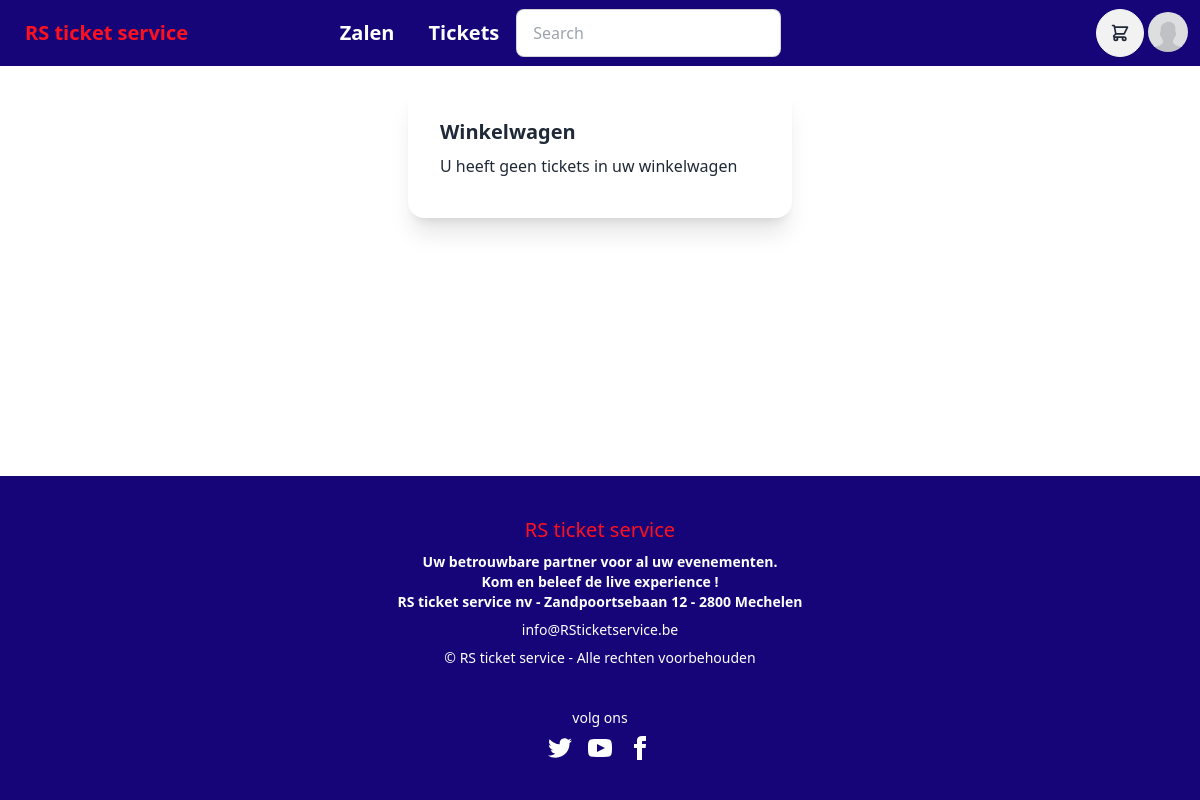
Page /chart.php (signed in) on the earlier database version.
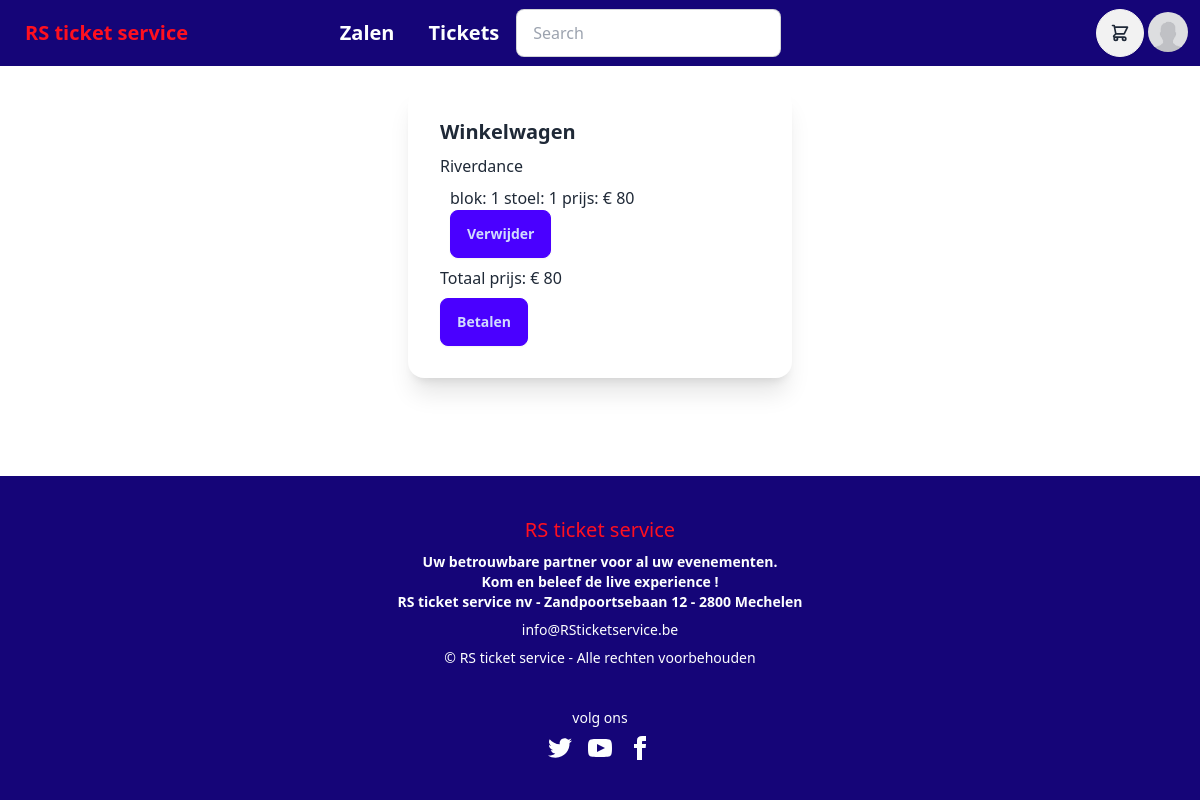
Same page on the later database version.
### tables this page shows
CREATE TABLE `evenementen` (
  `evenementID` int(11) NOT NULL,
  `naam` mediumtext NOT NULL,
  `datum` datetime NOT NULL DEFAULT current_timestamp() ON UPDATE current_timestamp(),
  `aantalTickets` int(11) NOT NULL,
  `beschrijving` text NOT NULL,
  `afbeelding` mediumtext NOT NULL,
  `zaalID` int(11) NOT NULL,
  `userID` int(11) NOT NULL,
  `weergeven` int(11) NOT NULL
);

CREATE TABLE `user_purchases` (
  `purchaseID` int(11) NOT NULL,
  `id` int(11) NOT NULL,
  `timeOfPurchase` datetime NOT NULL,
  `productId` int(11) NOT NULL,
  `price` int(11) NOT NULL,
  `productName` text NOT NULL,
  `secretkey` text NOT NULL,
  `isPaid` tinyint(1) NOT NULL,
  `blok` int(11) NOT NULL,
  `stoel` int(11) NOT NULL,
  `evenementID` int(11) NOT NULL
);

### functions/userfunctions.php (called while the page is built, shortened)
<?php
function getProfilePicture($mysqli, $gebruikerid) {
    $stmt = $mysqli->prepare("SELECT profilePicture FROM users WHERE id = ?");
    $stmt->bind_param("i", $gebruikerid);
    $stmt->execute();
    $resultaat = $stmt->get_result();
    return (($resultaat->num_rows == 0) ? false : $resultaat->fetch_assoc());
}
?>

### chart.php (the view, shortened to what this page needs)
<?php
include $_SERVER['DOCUMENT_ROOT'] . "/components/navbar.php";
?>
<!DOCTYPE html>
<html>
<head>
</head>
<body class="flex items-center justify-center min-h-screen">
  <?php
  $stmt = $mysqli->prepare("SELECT * FROM user_purchases WHERE id = ? AND isPaid = 0");
  $stmt->bind_param('i', $_SESSION["gebruikersid"]);
  $stmt->execute();
  $resultaat = $stmt->get_result();
  $chartData = ($resultaat->num_rows == 0) ? false : $resultaat->fetch_all(MYSQLI_ASSOC);
  ?>
  <div class="card w-96 bg-base-100 shadow-xl">
    <div class="card-body">
      <h2 class="card-title">Winkelwagen</h2>
      <?php
      if ($chartData == false) {
        echo "<p>U heeft geen tickets in uw winkelwagen</p>";
      } else {
        $totaalprijs = 0;
        foreach ($chartData as $chart) {
          $totaalprijs += $chart["price"];
          $stmt = $mysqli->prepare("SELECT naam FROM evenementen WHERE evenementID = ?");
          $stmt->bind_param('i', $chart["evenementID"]);
          $stmt->execute();
          $resultaat = $stmt->get_result();
          $event = ($resultaat->num_rows == 0) ? false : $resultaat->fetch_all(MYSQLI_ASSOC);
          foreach ($event as $event) {
            echo "<h2>" . $event["naam"] . "</h2>";
          }
      ?>
          <div style="display: flex; align-items: center;">
            <form method="post" action="chart.php" style="margin-left: 10px;">
              <p style="margin: 0;"> blok: <?php echo $chart["blok"] ?> stoel: <?php echo $chart["stoel"] ?> prijs: € <?php echo $chart["price"] ?></p>
              <button class="btn btn-primary" name="verwijder">Verwijder</button>
            </form>
          </div>
      <?php
        }
        echo "<h2>Totaal prijs: € " . $totaalprijs . "</h2>";
      }
      ?>
      <form action="#" method="post">
        <?php if ($chartData != false) {
          echo '
            <input type="hidden" name="blok" value="' . $chart["blok"] . '">
            <input type="hidden" name="stoel" value="' . $chart["stoel"] . '">
            <input type="hidden" name="prijs" value="' . $chart["price"] . '">
            <input type="hidden" name="evenementID" value="' . $chart["evenementID"] . '">
            <input type="hidden" name="userID" value="' . $_SESSION["gebruikersid"] . '">
            <input type="hidden" name="productID" value="' . $chart["productId"] . '">
            <input type="hidden" name="purchaseID" value="' . $chart["purchaseID"] . '">
            <button type="submit" name="betalen" class="btn btn-primary">Betalen</button>';
        } ?>
      </form>
    </div>
  </div>
</body>
</html>
<?php
include $_SERVER['DOCUMENT_ROOT'] . "/components/footer.php";
?>

### components/navbar.php (shortened to what this page needs)
<?php
include $_SERVER['DOCUMENT_ROOT'] . "/fetch/util.php";
include $_SERVER['DOCUMENT_ROOT'] . "/functions/userfunctions.php";
?>
<!DOCTYPE html>
<html>
<head>
    <link href="https://cdn.jsdelivr.net/npm/daisyui@4.7.2/dist/full.css" rel="stylesheet" type="text/css" />
    <script src="https://cdn.tailwindcss.com"></script>
</head>
<body>
<div class="navbar bg-[#150578]" style="margin-bottom: 20px;">
  <div class="flex-1 text-[#FF101F]">
    <a class="btn btn-ghost normal-case text-xl " href="../index.php">RS ticket service</a>
  </div>
  <div class="flex-auto text-[#FDFFFF]">
    <a class="btn btn-ghost normal-case text-xl " href="../main_page/zalen.php">Zalen</a>
    <a class="btn btn-ghost normal-case text-xl " href="../index.php">Tickets</a>
    <div class="form-control">
    <form action="/components/search.php" method="get" class="form-control w-full relative">
      <input type="text" name="search" placeholder="Search" class="input input-bordered w-24 md:w-auto text-black"/>
    </form>
    </div>
</div>
<?php
if(isset( $_SESSION["gebruikersid"])) {
?>
<div class="flex-none">
     <div class="dropdown dropdown-end">
      <label tabindex="0" class="btn btn-circle">
        <div class="indicator">
        </div>
      </label>
    </div>
</div>
<?php
}
?>
    <?php
   echo ' <div class="dropdown dropdown-end">';
   if (isset($_SESSION["user"])) {
       echo'
      <label tabindex="0" class="btn btn-ghost btn-circle avatar">
       <div class="w-10 rounded-full">';
        $gebruikersid = $_SESSION["gebruikersid"];
        $data = getProfilePicture($mysqli,$gebruikersid);
        foreach($data as $value){
        if (empty($value)) {
          echo '<img src="../img/accountPictures/no_profile_picture.jpg"/>';
        } else {
          echo '<img src="../img/accountPictures/'.$value.'"/>';
        }
      }
        echo'
        </div>
      </label>
      <ul tabindex="0" class="mt-3 z-[1] p-2 shadow menu menu-sm dropdown-content bg-base-100 rounded-box w-52">
        <li><a href="../profile/gegevens_aanpassen.php">Profiel</a>
        <li><a href="../profile/logout.php">Uitloggen</a></li>';
        }
        ?>
      </ul>
    </div>
</div>
</body>
</html>

Differences in the rows shown:
added user_purchases: blok "1", stoel "1", price "80"
now on this page (row edited): evenementen: naam "Riverdance"
Other differences:
$totaalprijs: (not shown) → "80"
text no longer shown: "U heeft geen tickets in uw winkelwagen"
text now shown: "Totaal prijs: € Betalen"
